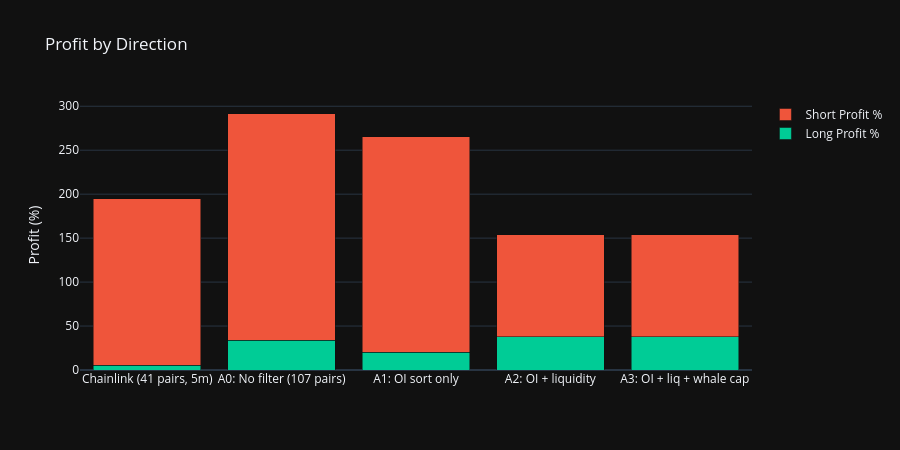

The notebook cell this image was saved under:
### Markdown cell above
## Long vs Short Profit Breakdown

### Code cell
fig = go.Figure()

labels = list(strategy_results.keys())
long_profits = [res['long_profit'] / STARTING_BALANCE * 100 for res in strategy_results.values()]
short_profits = [res['short_profit'] / STARTING_BALANCE * 100 for res in strategy_results.values()]

fig.add_trace(go.Bar(x=labels, y=long_profits, name='Long Profit %', marker_color='#00CC96'))
fig.add_trace(go.Bar(x=labels, y=short_profits, name='Short Profit %', marker_color='#EF553B'))

fig.update_layout(
    title='Profit by Direction',
    yaxis_title='Profit (%)',
    barmode='stack',
    height=450,
    template='plotly_dark',
)
fig.show()

### Figure 1 — Plotly figure (JSON) as saved in the notebook; plotly's stock layout.template omitted (floating-point values rounded to 4 significant figures)
{"data": [{"marker": {"color": "#00CC96"}, "name": "Long Profit %", "type": "bar", "x": ["Chainlink (41 pairs, 5m)", "A0: No filter (107 pairs)", "A1: OI sort only", "A2: OI + liquidity", "A3: OI + liq + whale cap"], "y": [5.385, 33.82, 20.28, 37.56, 37.56]}, {"marker": {"color": "#EF553B"}, "name": "Short Profit %", "type": "bar", "x": ["Chainlink (41 pairs, 5m)", "A0: No filter (107 pairs)", "A1: OI sort only", "A2: OI + liquidity", "A3: OI + liq + whale cap"], "y": [189.3, 257.9, 245.3, 116.3, 116.3]}], "layout": {"barmode": "stack", "height": 450, "title": {"text": "Profit by Direction"}, "yaxis": {"title": {"text": "Profit (%)"}}}}
